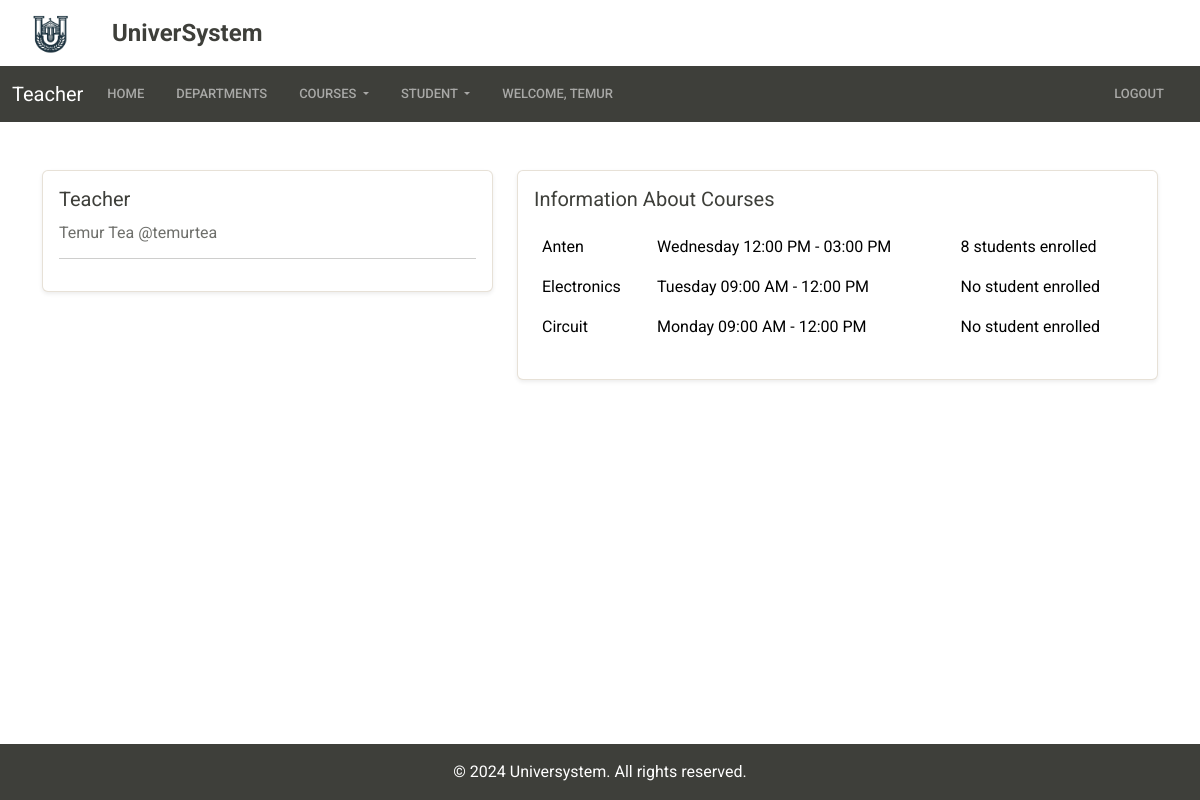
Before: /main/ (signed in) with the older database file.
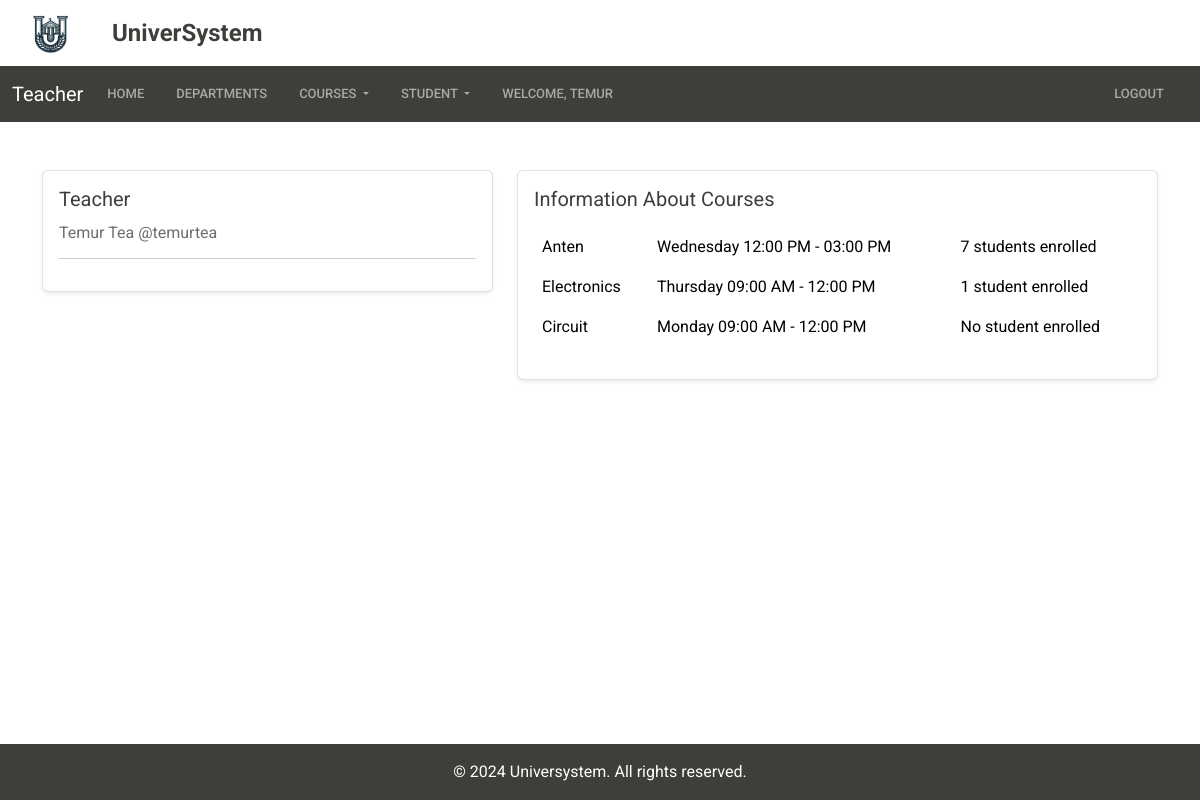
After: the same page with the newer database file.
### baseapp/models.py (models this page shows, shortened)
class Lesson(models.Model):
    DAY_OF_WEEK = (
        ('Monday', 'Monday'),
        ('Tuesday', 'Tuesday'),
        ('Wednesday', 'Wednesday'),
        ('Thursday', 'Thursday'),
        ('Friday', 'Friday'),
    )
    title = models.CharField(max_length=100)
    ects = models.IntegerField()
    department = models.ManyToManyField(Department)
    capacity = models.IntegerField(default=3)  # Course capacity
    day_of_week = models.CharField(
        max_length=9, choices=DAY_OF_WEEK)
    start_time = models.TimeField()
    end_time = models.TimeField()
    slug = models.SlugField(db_index=True, unique=True,
                            blank=True, null=True, editable=False)

### baseapp/views.py (the view, shortened to what this page needs)
# urls.py: path('main/', IndexView.as_view(), name='index'),
class IndexView(LoginRequiredMixin, View):  # Main page
    def get(self, request):
        user = CustomUser.objects.get(username=request.user.username)
        if user.status == 'Student':
            student = Student.objects.get(user=request.user)
            students_without_department = Student.objects.filter(
                department_request=True)
            form = PhotoUploadForm()
            context = {
                'user': user,
                'form': form,
                'student': student,
                'students_without_department': students_without_department,
            }
            return render(request, 'baseapp/index.html', context)
        elif user.status == 'Teacher':
            teacher = Teacher.objects.get(user=request.user)
            lessons_with_student_count = [
                {'lesson': lesson, 'student_count': lesson.student_set.count()}
                for lesson in teacher.lessons.all()
            ]
            context = {
                'user': user,
                'teacher': teacher,
                'lessons_with_student_count': lessons_with_student_count,
            }
            return render(request, 'baseapp/index.html', context)
        return redirect('login')

### baseapp/templates/baseapp/index.html (shortened to what this page needs)
{% extends 'base.html' %} {% load static %} {% load crispy_forms_tags %} {% block title %}Main Page{% endblock title %}
{% block content %}
<div class="container mt-5">
  <div class="row justify-content-center">
     {% if not user.status == 'Admin' %}
    {% include 'baseapp/partials/_home_first_card.html' %}
    {% endif %}
    {% if user.status == 'Admin' %}
    {% include 'baseapp/partials/_home_admin.html' %}
    {% elif user.status == 'Teacher' %}
    {% include 'baseapp/partials/_home_teacher.html' %}
    {% elif user.status == 'Student' %}
    {% include 'baseapp/partials/_home_student.html' %}
    {% endif %}
  </div>
</div>
{% endblock content %}

### baseapp/templates/baseapp/partials/_home_teacher.html
<div class="col-md-7">
  <div class="card shadow-sm">
    <div class="card-body">
      <h5 class="card-title mb-3">Information About Courses</h5>
      <table class="table table-borderless">
        <tbody>
          {% for lesson_data in lessons_with_student_count %}
          <tr>
            <td>{{ lesson_data.lesson.title }}</td>
            <td>
              {{ lesson_data.lesson.day_of_week }} {{ lesson_data.lesson.start_time|date:"h:i A" }} - {{ lesson_data.lesson.end_time|date:"h:i A" }}
            </td>
            <td>
                {% if lesson_data.student_count == 0 %}
                No student enrolled
                {% elif lesson_data.student_count == 1 %}
                {{ lesson_data.student_count }} student enrolled
                {% else %}
                {{ lesson_data.student_count }} students enrolled
                {% endif %}
            </td>
          </tr>
          {% endfor %}
        </tbody>
      </table>
    </div>
  </div>
</div>

Changed rows visible on the page:
computed for Lesson "Anten": student_count "8" → "7"
changed Lesson "Electronics": lesson.day_of_week "Tuesday" → "Thursday"; student_count (not shown) → "1"; text "No student enrolled" → "student enrolled"
